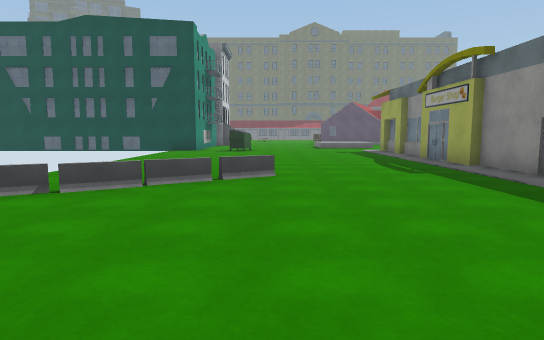
View 1 (above)

24 first-person views from a walk through a 3-D level made in the Unity game engine. The camera is 1.5 m above the floor, tilts 6° down and sees 75° across. The floor is counted in squares, 2 m on a side. Each view is taken from the middle of a square. On the plan, view 1 faces up. The plan holds only what a view shows up to about 11 squares ahead; the rest is blank. The place goes on beyond the plan. Some surface patterns are stand-ins.

View 2
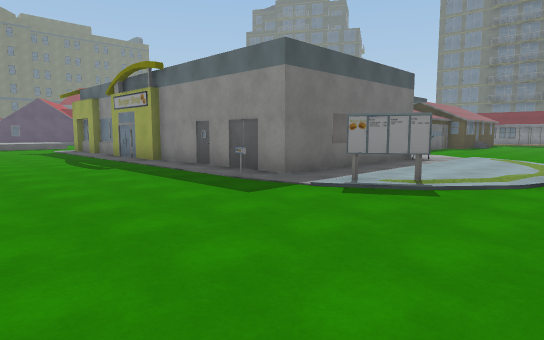

View 3
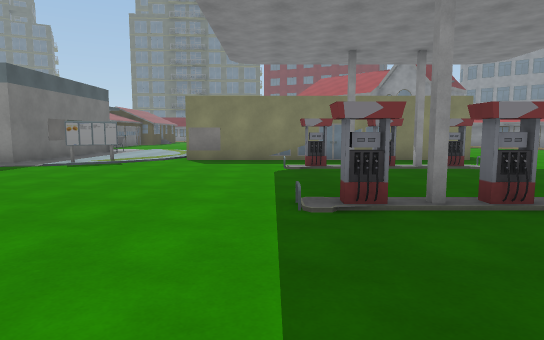

View 4
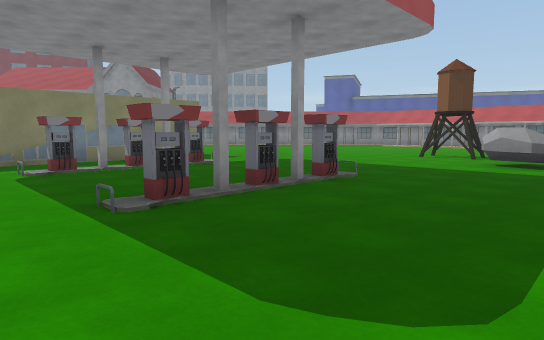

View 5
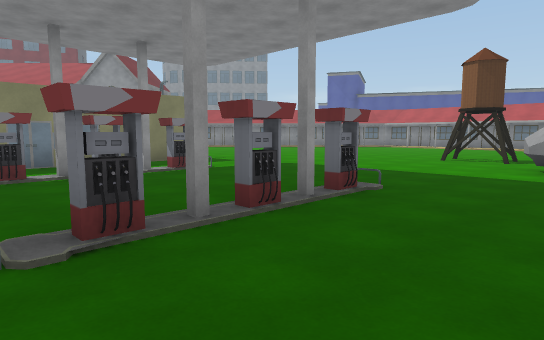

View 6
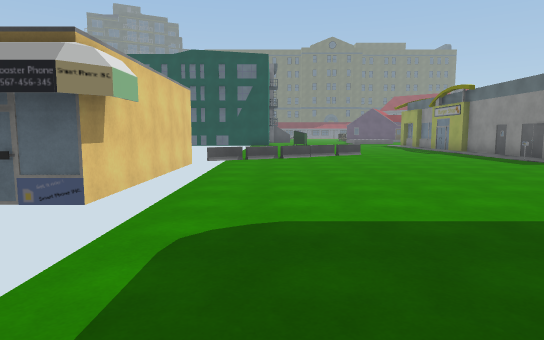

View 7
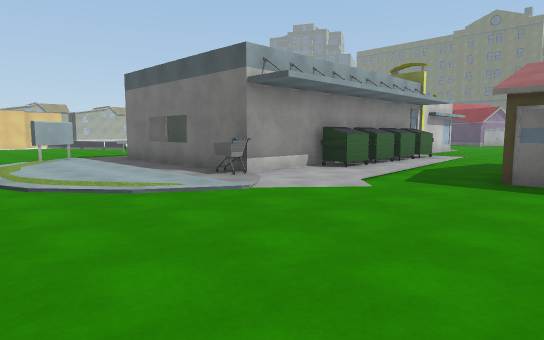

View 8
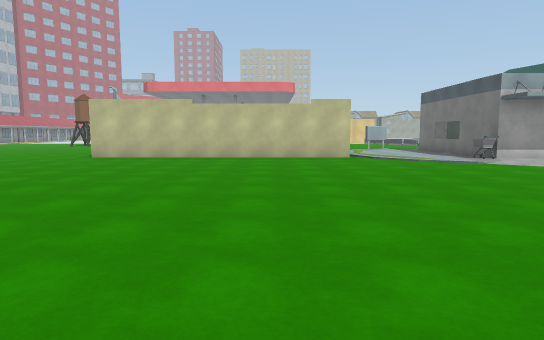

View 9
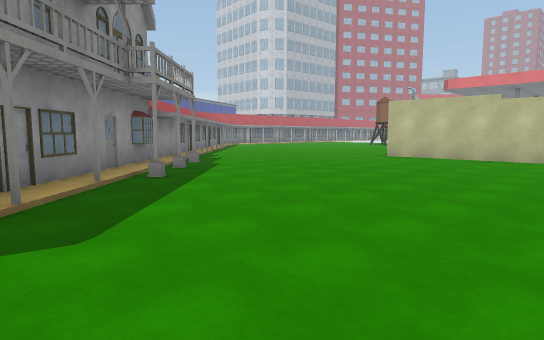

View 10
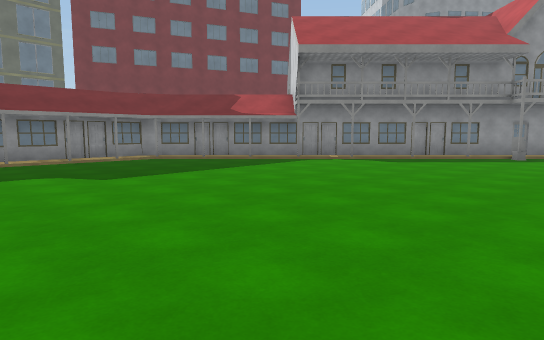

View 11
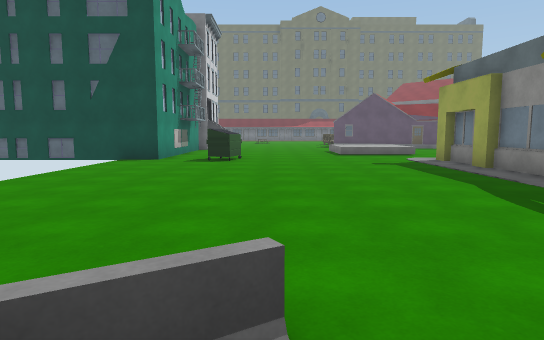

View 12
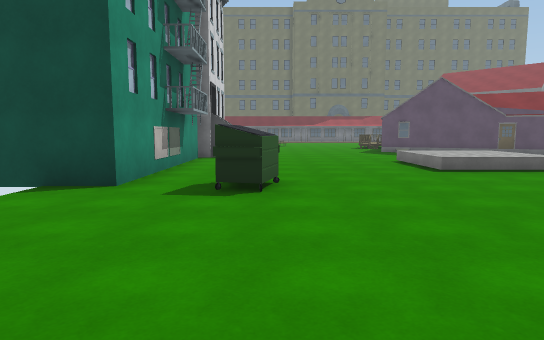

View 13
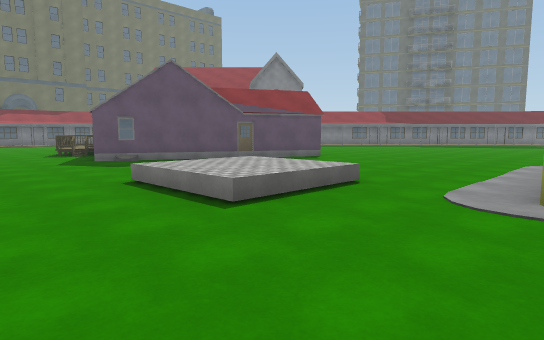

View 14
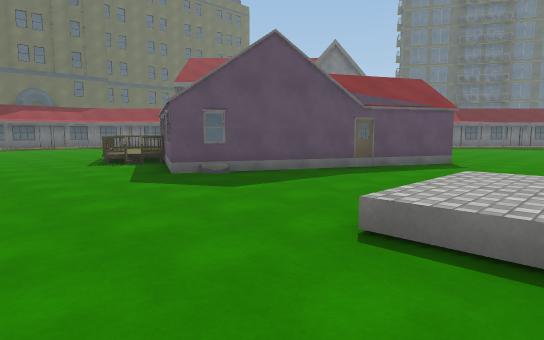

View 15
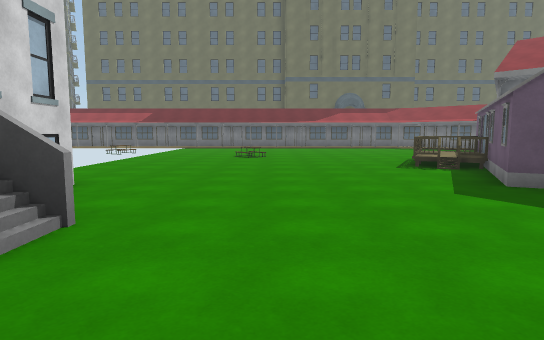

View 16
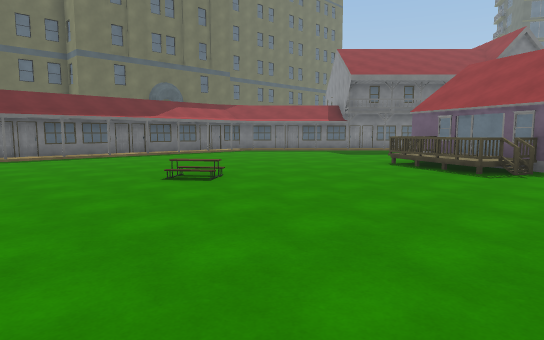

View 17
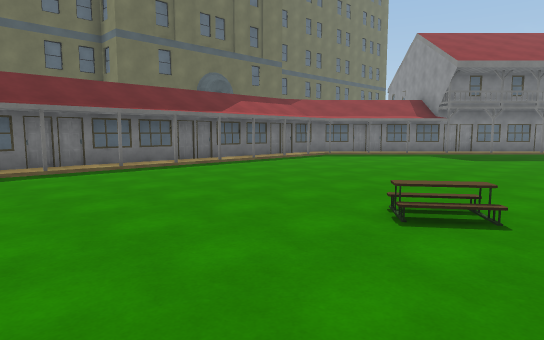

View 18
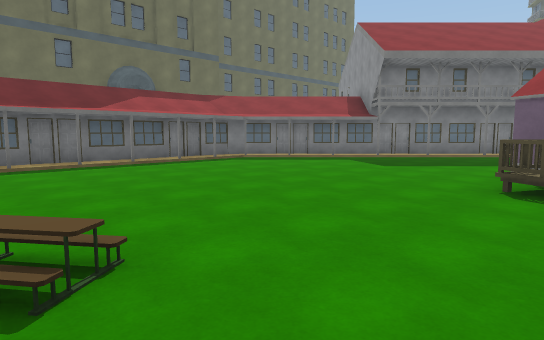

View 19
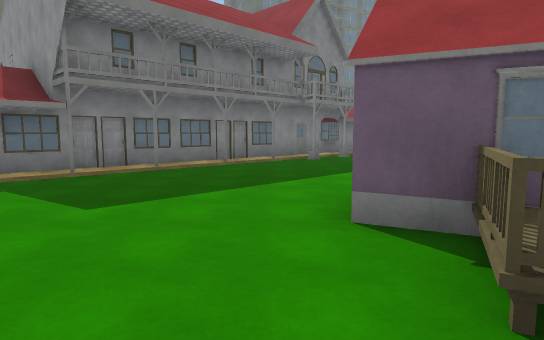

View 20
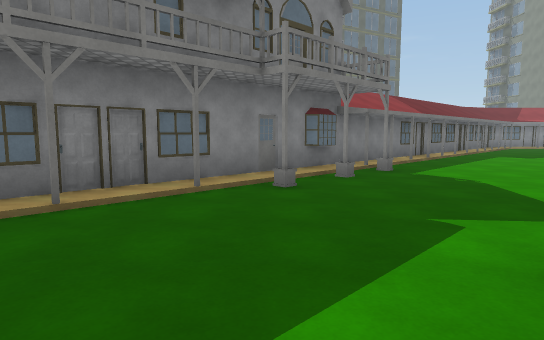

View 21
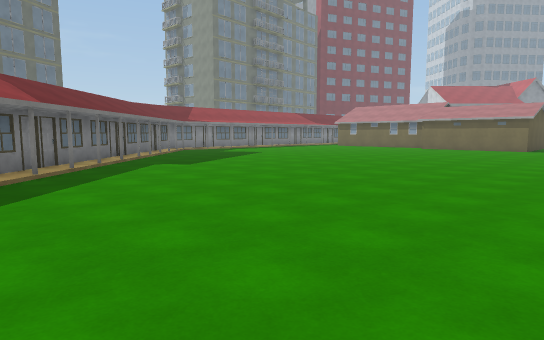

View 22
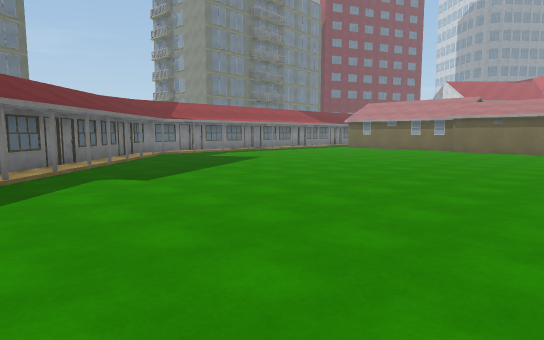

View 23
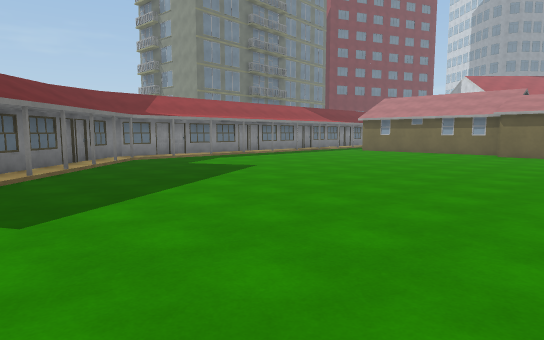

View 24
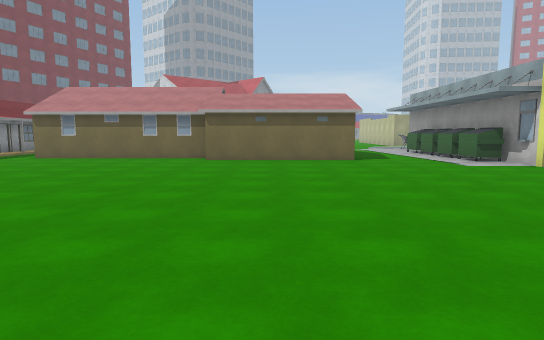

### Floor plan
Key: @ floor where view 1 was taken; # wall or solid block; . main floor; : floor 0.25 m higher than the main floor; / step, stairs or slope; = window, fence, low wall or low ledge; ^ raised ledge; C cart; T tank; B bin; U building; E bench; O other object.
Columns run from 5 left of view 1 to 25 right of it. Each row starts with its distance up from view 1.
 37   ##########
 36   .####.####:
 35   ..........#:##
 34   ...........#:##
 33  .............#:##
 32  ..............#:##
 31  ...............#:#
 30  ...:E.........../##
 29  ........UU# .....###
 28  ........U##   ....####
 27  .......UU#    .....#:#
 26  ........U#     ......##
 25  ........##     .......##
 24   #......##     ........##
 23   #.......###   ........####
 22   #U........##  ..........:#
 21   #U.......................##
 20   . ........................##
 19   . ....^^.  ...............###
 18   #.....^^....................#
 17   #.....^^....................#
 16   ............................
 15 ##..B...........  ............
 14  .........#      ............
 13  .........#     ............
 12  .........#     ............
 11  .........#    #............
 10  .........#    #B............
  9   ........#    #...#####......
  8   ........#    #B..    ######.
  7    .......#    #B..
  6    .==....#    #B..
  5   .=......#    #...#
  4 ===......=######....
  3 =..............C.........
  2 #.............................#
  1 #.........#...................:
  0 #....@...../../...............#
 -1 #..........#  #...............#
 -2 #..........#  #............../#
 -3  ..........#  #............./##
 -4  ...#...#..#  #............/##
 -5  ....#...#.#  #.........../##
 -6  ........#.#  #........../##
 -7   .......#.#  #.........#:#
 -8   .........#  #........#:##
 -9   ..........  .........:##
-10   ..........  .......####
-11   OO......    .. ...###
-12   OO....          ..##
-13    .TT..           ##

Positions as (right, up) in squares from view 1, and headings:
1: (0, 0), facing up
2: (0, -1), facing up-right
3: (-4, -3), facing right
4: (-4, -2), facing down-right
5: (-3, -3), facing down-right
6: (-3, -6), facing up
7: (15, -1), facing up-left
8: (20, -3), facing left
9: (20, -3), facing down-left
10: (15, 3), facing down-right
11: (0, 5), facing up
12: (-1, 10), facing up
13: (0, 14), facing up-right
14: (0, 18), facing up-right
15: (0, 19), facing up
16: (-4, 25), facing up-right
17: (-4, 29), facing up-right
18: (-1, 28), facing up-right
19: (3, 30), facing right
20: (8, 29), facing right
21: (11, 26), facing down-right
22: (13, 24), facing down-right
23: (15, 22), facing down-right
24: (16, 19), facing down
